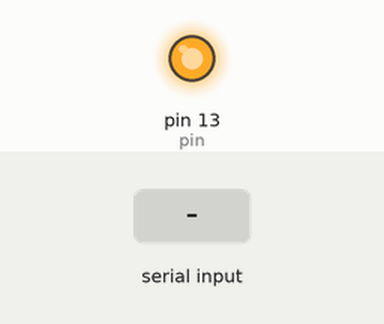
Simulated run of this sketch. Board: Arduino Uno, built with avr-gcc and run on an emulated ATmega328P. Shown: output pins drawn as LEDs (lit = HIGH). The inputs (shaded band) are chosen by the test bench.

Above: at 1.2 s.
1.3 s: "1" received over Serial
At 1.9 s:
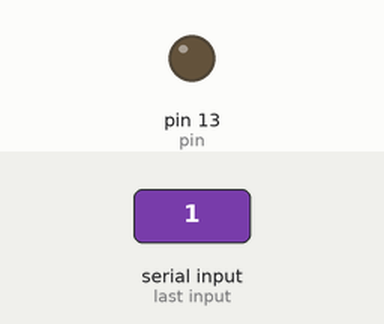
2.8 s: "0" received over Serial
At 4.0 s:
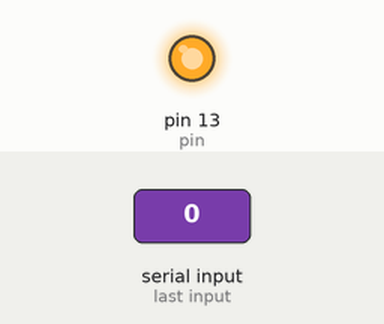
4.3 s: "2" received over Serial
At 5.4 s:
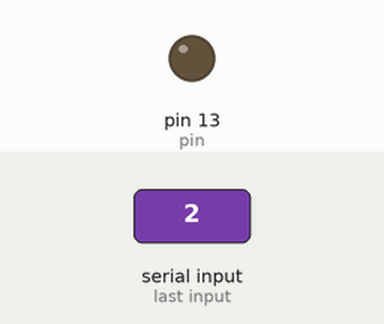
Timing chart, 0 to 7.3 s (numbered marks = the images above; inputs shaded):
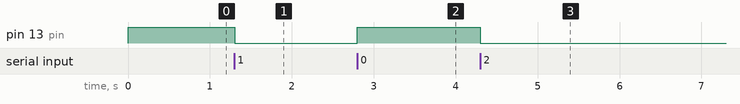

Measured:
- after the input at 1.3 s, pin 13 (pin): HIGH → LOW at once
- after the input at 2.8 s, pin 13 (pin): LOW → HIGH at once
- after the input at 4.3 s, pin 13 (pin): HIGH → LOW at once

The sketch:

valueinc.pde
```cpp
/*
 * Displays text sent over the serial port (e.g. from the Serial Monitor) on
 * an attached LCD.
 */

int thePinMode = HIGH;

void handle();

void setup()
{
  Serial.begin(9600);

	int pin = 13;
	pinMode(pin, OUTPUT);
	digitalWrite(pin, thePinMode);
}

void loop()
{
  // when characters arrive over the serial port...
  if (Serial.available()) {
    // read all the available characters
    while (Serial.available() > 0) {
		Serial.read();
		handle();
    }
  }
}

void handle(){
	togglePinLight();
}

void togglePinLight(){
	if(thePinMode == HIGH){
		thePinMode = LOW;
	}else{
		thePinMode = HIGH;
	}

	digitalWrite(13,thePinMode);
}
```

valueinc.cpp
```cpp
/*
 * Displays text sent over the serial port (e.g. from the Serial Monitor) on
 * an attached LCD.
 */

#include "WProgram.h"
void setup();
void loop();
void handle();
void togglePinLight();
int thePinMode = HIGH;

void handle();

void setup()
{
  Serial.begin(9600);

	int pin = 13;
	pinMode(pin, OUTPUT);
	digitalWrite(pin, thePinMode);
}

void loop()
{
  // when characters arrive over the serial port...
  if (Serial.available()) {
    // read all the available characters
    while (Serial.available() > 0) {
		Serial.read();
		handle();
    }
  }
}

void handle(){
	togglePinLight();
}

void togglePinLight(){
	if(thePinMode == HIGH){
		thePinMode = LOW;
	}else{
		thePinMode = HIGH;
	}

	digitalWrite(13,thePinMode);
}

int main(void)
{
	init();

	setup();

	for (;;)
		loop();

	return 0;
}
```
